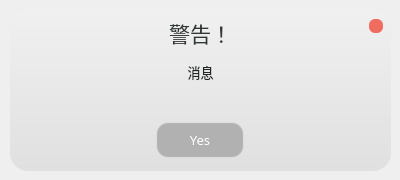
<?xml version="1.0" encoding="UTF-8"?>
<ui version="4.0">
 <class>Form</class>
 <widget class="QWidget" name="Form">
  <property name="geometry">
   <rect>
    <x>0</x>
    <y>0</y>
    <width>400</width>
    <height>180</height>
   </rect>
  </property>
  <property name="minimumSize">
   <size>
    <width>400</width>
    <height>180</height>
   </size>
  </property>
  <property name="maximumSize">
   <size>
    <width>400</width>
    <height>180</height>
   </size>
  </property>
  <property name="font">
   <font>
    <family>微软雅黑</family>
   </font>
  </property>
  <property name="windowTitle">
   <string>Warning!</string>
  </property>
  <widget class="QFrame" name="frame">
   <property name="geometry">
    <rect>
     <x>10</x>
     <y>10</y>
     <width>381</width>
     <height>161</height>
    </rect>
   </property>
   <property name="styleSheet">
    <string notr="true">QFrame#frame{
	background-color: qlineargradient(x0:0, y1:0,x0:1, y2:1, stop:0 rgba(240, 240, 240,233), stop:1 rgba(222, 222, 222,233));
border-radius:18px  
}
</string>
   </property>
   <property name="frameShape">
    <enum>QFrame::StyledPanel</enum>
   </property>
   <property name="frameShadow">
    <enum>QFrame::Raised</enum>
   </property>
   <widget class="QLabel" name="lab_title">
    <property name="geometry">
     <rect>
      <x>20</x>
      <y>7</y>
      <width>341</width>
      <height>31</height>
     </rect>
    </property>
    <property name="font">
     <font>
      <family>Microsoft YaHei</family>
      <pointsize>16</pointsize>
     </font>
    </property>
    <property name="styleSheet">
     <string notr="true">color: rgb(49, 54, 54)</string>
    </property>
    <property name="text">
     <string>警告！</string>
    </property>
    <property name="alignment">
     <set>Qt::AlignCenter</set>
    </property>
   </widget>
   <widget class="QLabel" name="lab_message">
    <property name="geometry">
     <rect>
      <x>20</x>
      <y>30</y>
      <width>341</width>
      <height>81</height>
     </rect>
    </property>
    <property name="font">
     <font>
      <family>Microsoft YaHei</family>
      <pointsize>10</pointsize>
     </font>
    </property>
    <property name="styleSheet">
     <string notr="true">color: rgb(33, 38, 38)</string>
    </property>
    <property name="text">
     <string>消息
</string>
    </property>
    <property name="alignment">
     <set>Qt::AlignCenter</set>
    </property>
   </widget>
   <widget class="QPushButton" name="btn_close">
    <property name="geometry">
     <rect>
      <x>359</x>
      <y>9</y>
      <width>14</width>
      <height>14</height>
     </rect>
    </property>
    <property name="minimumSize">
     <size>
      <width>14</width>
      <height>14</height>
     </size>
    </property>
    <property name="maximumSize">
     <size>
      <width>14</width>
      <height>14</height>
     </size>
    </property>
    <property name="styleSheet">
     <string notr="true">QPushButton{
	
	background-color: rgb(240, 108, 96);
border:0px solid rgba(113, 17, 15,50);
border-radius:6px;
}
QPushButton:hover {
background-color:rgb(139, 29, 31)
	
}
QPushButton:pressed {
	background-color: rgb(232, 59, 35);
}
</string>
    </property>
    <property name="text">
     <string/>
    </property>
   </widget>
   <widget class="QWidget" name="layoutWidget">
    <property name="geometry">
     <rect>
      <x>70</x>
      <y>110</y>
      <width>241</width>
      <height>41</height>
     </rect>
    </property>
    <layout class="QHBoxLayout" name="btn_horizontalLayout">
     <property name="spacing">
      <number>36</number>
     </property>
     <item>
      <widget class="QPushButton" name="btn_ok">
       <property name="minimumSize">
        <size>
         <width>0</width>
         <height>36</height>
        </size>
       </property>
       <property name="maximumSize">
        <size>
         <width>88</width>
         <height>16777215</height>
        </size>
       </property>
       <property name="palette">
        <palette>
         <active>
          <colorrole role="Button">
           <brush brushstyle="SolidPattern">
            <color alpha="255">
             <red>177</red>
             <green>177</green>
             <blue>177</blue>
            </color>
           </brush>
          </colorrole>
          <colorrole role="ButtonText">
           <brush brushstyle="SolidPattern">
            <color alpha="255">
             <red>255</red>
             <green>255</green>
             <blue>255</blue>
            </color>
           </brush>
          </colorrole>
          <colorrole role="Base">
           <brush brushstyle="SolidPattern">
            <color alpha="255">
             <red>177</red>
             <green>177</green>
             <blue>177</blue>
            </color>
           </brush>
          </colorrole>
          <colorrole role="Window">
           <brush brushstyle="SolidPattern">
            <color alpha="255">
             <red>177</red>
             <green>177</green>
             <blue>177</blue>
            </color>
           </brush>
          </colorrole>
         </active>
         <inactive>
          <colorrole role="Button">
           <brush brushstyle="SolidPattern">
            <color alpha="255">
             <red>177</red>
             <green>177</green>
             <blue>177</blue>
            </color>
           </brush>
          </colorrole>
          <colorrole role="ButtonText">
           <brush brushstyle="SolidPattern">
            <color alpha="255">
             <red>255</red>
             <green>255</green>
             <blue>255</blue>
            </color>
           </brush>
          </colorrole>
          <colorrole role="Base">
           <brush brushstyle="SolidPattern">
            <color alpha="255">
             <red>177</red>
             <green>177</green>
             <blue>177</blue>
            </color>
           </brush>
          </colorrole>
          <colorrole role="Window">
           <brush brushstyle="SolidPattern">
            <color alpha="255">
             <red>177</red>
             <green>177</green>
             <blue>177</blue>
            </color>
           </brush>
          </colorrole>
         </inactive>
         <disabled>
          <colorrole role="Button">
           <brush brushstyle="SolidPattern">
            <color alpha="255">
             <red>177</red>
             <green>177</green>
             <blue>177</blue>
            </color>
           </brush>
          </colorrole>
          <colorrole role="ButtonText">
           <brush brushstyle="SolidPattern">
            <color alpha="255">
             <red>31</red>
             <green>31</green>
             <blue>31</blue>
            </color>
           </brush>
          </colorrole>
          <colorrole role="Base">
           <brush brushstyle="SolidPattern">
            <color alpha="255">
             <red>177</red>
             <green>177</green>
             <blue>177</blue>
            </color>
           </brush>
          </colorrole>
          <colorrole role="Window">
           <brush brushstyle="SolidPattern">
            <color alpha="255">
             <red>177</red>
             <green>177</green>
             <blue>177</blue>
            </color>
           </brush>
          </colorrole>
         </disabled>
        </palette>
       </property>
       <property name="font">
        <font>
         <family>Microsoft YaHei</family>
         <pointsize>10</pointsize>
        </font>
       </property>
       <property name="styleSheet">
        <string notr="true">QPushButton{
	
	background-color: rgb(177,177, 177);
border:2px solid rgba(199, 199, 199,50);
border-radius:12px;
}
QPushButton:hover {
background-color:rgb(144, 144, 144)
	
}
QPushButton:pressed {
	background-color: rgb(111, 111, 111);
}
</string>
       </property>
       <property name="text">
        <string>Yes</string>
       </property>
      </widget>
     </item>
    </layout>
   </widget>
  </widget>
 </widget>
 <resources/>
 <connections/>
</ui>
